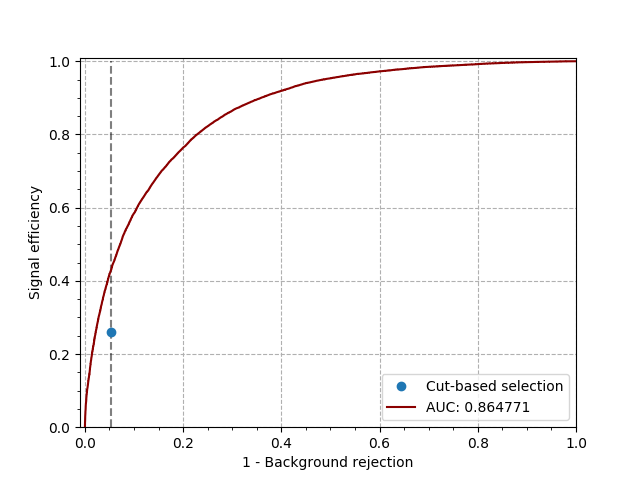

Write Python code to recreate this figure.
import pandas as pd
from sklearn.metrics import roc_curve, roc_auc_score
import numpy as np
import h5py


# -- Read file


f = h5py.File('input_data/preprocessed_test.h5')
pred_dir  = 'out_results/rescaled_512_EPOCH_50' 

w = f['all_events']['weights_val'][:]
y_true = f['all_events']['labels_val'][:]



predFile = pred_dir + '/prediction_norescal_to_test.csv'
df = pd.read_csv(predFile)
tpr, fpr, thr = roc_curve(df['label'], df['prediction'], pos_label=0)
auc = roc_auc_score(df['label'], df['prediction'])

print("##### --auc: ",auc)

import matplotlib
matplotlib.use('Agg')
import matplotlib.pyplot as plt

# Cut based  TPR FPR
x_dot = 0.054 
y_dot = 0.259 
cut_based_acc = 0.606


plt.plot(x_dot, y_dot, 'o', label='Cut-based selection')
plt.plot(fpr, tpr,'-', color='darkred',label='AUC: %f' %(auc))
plt.legend(['physics selection]'],prop={'size' :20})
plt.vlines(x_dot, ymin=0, ymax=1, linestyle='dashed', alpha=0.5, color='black')
plt.xlabel('1 - Background rejection')
plt.ylabel('Signal efficiency')
plt.xlim(-0.01, 1)
plt.ylim(0, 1.01)
plt.legend()
plt.grid(which='major', linestyle='--')
plt.minorticks_on()
plt.savefig(pred_dir + '/ROC.png')
